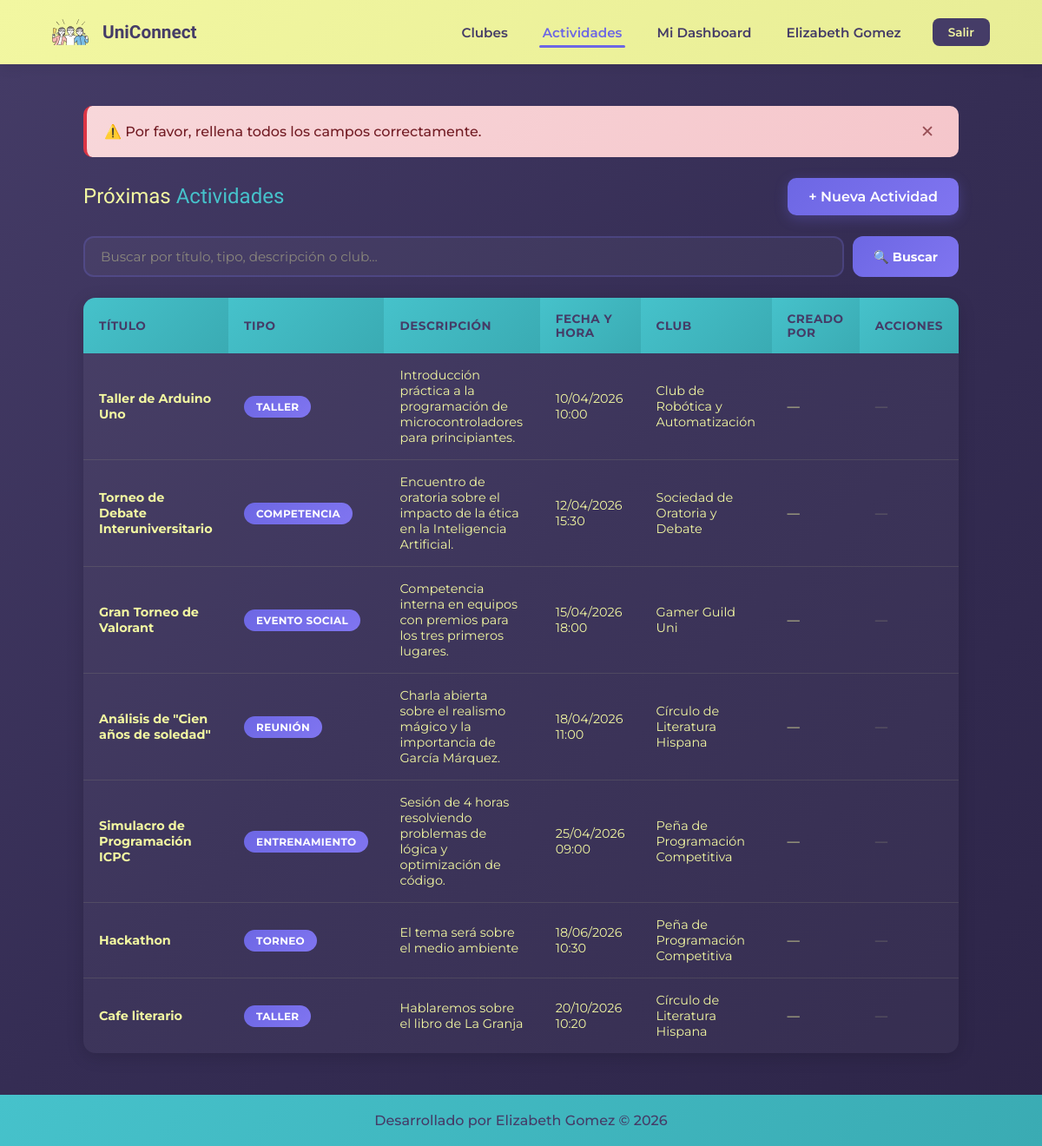
The app's page /lista_actividades.php?status=error&msg=datos_invalidos (signed in) with its own data.
### tables this page shows
CREATE TABLE `actividades` (
  `id_actividad` int(11) NOT NULL,
  `titulo` varchar(150) NOT NULL,
  `tipo_actividad` varchar(50) DEFAULT NULL,
  `descripcion_actividad` text DEFAULT NULL,
  `fecha_evento` datetime NOT NULL,
  `id_club` int(11) DEFAULT NULL,
  `id_usuario` int(11) DEFAULT NULL
);

CREATE TABLE `clubes` (
  `id_club` int(11) NOT NULL,
  `nombre_club` varchar(100) NOT NULL,
  `descripcion` text DEFAULT NULL,
  `categoria` varchar(50) DEFAULT NULL
);

### lista_actividades.php (the view, shortened to what this page needs)
<?php
include("includes/alertas.php");
$conexionbd = conectar_bd();
$id_usuario = $_SESSION['id_usuario'];
$busqueda = isset($_GET['buscar']) ? trim($_GET['buscar']) : '';
if (!empty($busqueda)) {
    $stmt = mysqli_prepare($conexionbd, "CALL sp_buscar_actividades(?)");
    mysqli_stmt_bind_param($stmt, "s", $busqueda);
    mysqli_stmt_execute($stmt);
    $resultado = mysqli_stmt_get_result($stmt);
} else {
    $query = "SELECT a.*, c.nombre_club, u.nombre as nombre_creador
              FROM actividades a
              INNER JOIN clubes c ON a.id_club = c.id_club
              LEFT JOIN usuarios u ON a.id_usuario = u.id_usuario
              ORDER BY a.fecha_evento ASC";
    $resultado = mysqli_query($conexionbd, $query);
}
?>
<!DOCTYPE html>
<html lang="es-mx">
<head>
    <link rel="stylesheet" href="./styles/style.css">
    <link rel="stylesheet" href="./styles/style_lista.css">
</head>
<body>
    <?php include("includes/header_privado.php"); ?>
    <main class="lista_contenedor">
        <?php mostrar_alerta(); ?>
        <div style="display: flex; justify-content: space-between; align-items: center; flex-wrap: wrap; gap: 15px;">
            <h2 class="presentacion_contenido_titulo" style="font-size: 1.5rem;">
                Próximas <span class="titulo-resaltar">Actividades</span>
            </h2>
            <a href="crear_actividad.php" class="boton_principal boton_nueva" id="btn-nueva-actividad">+ Nueva Actividad</a>
        </div>
        <form class="buscador_form animacion-entrada" action="lista_actividades.php" method="GET" id="form-buscar">
            <div class="buscador_campo">
                <input type="text" name="buscar" id="input-buscar"
                       placeholder="Buscar por título, tipo, descripción o club..."
                       value="<?php echo htmlspecialchars($busqueda); ?>"
                       autocomplete="off">
                <button type="submit" class="buscador_btn" id="btn-buscar">🔍 Buscar</button>
            </div>
        </form>
        <table class="tabla_actividades animacion-entrada">
            <thead>
                <tr>
                    <th>Título</th>
                    <th>Tipo</th>
                    <th>Descripción</th>
                    <th>Fecha y Hora</th>
                    <th>Club</th>
                    <th>Creado por</th>
                    <th>Acciones</th>
                </tr>
            </thead>
            <tbody>
                <?php if (mysqli_num_rows($resultado) > 0): ?>
                    <?php while($row = mysqli_fetch_assoc($resultado)): ?>
                    <tr>
                        <td><strong><?php echo htmlspecialchars($row['titulo']); ?></strong></td>
                        <td><span class="badge_tipo"><?php echo htmlspecialchars($row['tipo_actividad']); ?></span></td>
                        <td><?php echo htmlspecialchars($row['descripcion_actividad']); ?></td>
                        <td><?php echo date('d/m/Y H:i', strtotime($row['fecha_evento'])); ?></td>
                        <td><?php echo htmlspecialchars($row['nombre_club']); ?></td>
                        <td><?php echo htmlspecialchars($row['nombre_creador'] ?? '—'); ?></td>
                        <td>
                            <?php if ($row['id_usuario'] == $id_usuario): ?>
                                <div class="acciones_grupo">
                                    <a href="editar_actividad.php?id=<?php echo $row['id_actividad']; ?>"
                                       class="boton_editar"
                                       id="btn-editar-<?php echo $row['id_actividad']; ?>">
                                        ✏️ Editar
                                    </a>
                                    <a href="confirmar_eliminar.php?id=<?php echo $row['id_actividad']; ?>"
                                       class="boton_eliminar"
                                       id="btn-eliminar-<?php echo $row['id_actividad']; ?>">
                                        🗑️ Eliminar
                                    </a>
                                </div>
                            <?php else: ?>
                                <span class="texto_gris">—</span>
                            <?php endif; ?>
                        </td>
                    </tr>
                    <?php endwhile; ?>
                <?php endif; ?>
            </tbody>
        </table>
    </main>
    <?php include("includes/footer.php"); ?>
</body>
</html>

### includes/header_privado.php (shortened to what this page needs)
<header class="encabezado" id="header-principal">
    <div class="encabezado_logo">
        <img class="logo_imagen" src="assets/logo.svg" alt="Logo UniConnect">
        <a class="encabezado_menu_link logo_texto" href="index.php">UniConnect</a>
    </div>
    <nav class="encabezado_menu" id="nav-menu">
        <a class="encabezado_menu_link <?php echo basename($_SERVER['PHP_SELF']) == 'lista_clubes.php' ? 'link_activo' : ''; ?>" href="lista_clubes.php">Clubes</a>
        <a class="encabezado_menu_link <?php echo basename($_SERVER['PHP_SELF']) == 'lista_actividades.php' ? 'link_activo' : ''; ?>" href="lista_actividades.php">Actividades</a>
        <a class="encabezado_menu_link <?php echo basename($_SERVER['PHP_SELF']) == 'dashboard_estudiante.php' ? 'link_activo' : ''; ?>" href="dashboard_estudiante.php">Mi Dashboard</a>
        <a class="encabezado_menu_link <?php echo basename($_SERVER['PHP_SELF']) == 'perfil.php' ? 'link_activo' : ''; ?>" href="perfil.php">
            <?php echo htmlspecialchars($_SESSION['nombre'] ?? 'Perfil'); ?>
        </a>
        <a class="encabezado_menu_link link_salir" href="cerrar_sesion.php">Salir</a>
    </nav>
</header>

### includes/alertas.php
<?php
function mostrar_alerta() {
    if (isset($_GET['status'])) {
        $tipo = $_GET['status'];
        $msg = $_GET['msg'] ?? '';
        $mensajes = [
            'registro_exitoso' => '¡Cuenta creada exitosamente! Ahora puedes iniciar sesión.',
            'actividad_creada' => '¡Actividad publicada correctamente!',
            'membresia_unido' => '¡Te has unido al club exitosamente!',
            'membresia_salido' => 'Has salido del club.',
            'perfil_actualizado' => 'Perfil actualizado correctamente.',
            'actividad_actualizada' => '¡Actividad actualizada correctamente!',
            'campos_vacios' => 'Por favor, completa todos los campos.',
            'credenciales' => 'Email o contraseña incorrectos.',
            'email_invalido' => 'El formato del email no es válido.',
            'email_existe' => 'Este email ya está registrado.',
            'password_corta' => 'La contraseña debe tener al menos 6 caracteres.',
            'nombre_largo' => 'El nombre es demasiado largo (máximo 100 caracteres).',
            'datos_invalidos' => 'Por favor, rellena todos los campos correctamente.',
            'db_error' => 'Hubo un problema con la base de datos. Intenta de nuevo.',
            'fecha_pasada' => 'La fecha del evento no puede ser anterior a la actual.',
            'titulo_largo' => 'El título es demasiado largo (máximo 100 caracteres).',
            'desc_larga' => 'La descripción es demasiado larga (máximo 500 caracteres).',
            'club_no_existe' => 'El club seleccionado no existe.',
            'sesion_requerida' => 'Debes iniciar sesión para acceder a esta página.',
            'no_es_miembro' => 'Debes ser miembro del club para crear actividades en él.',
            'actividad_eliminada' => '¡Actividad eliminada correctamente!',
            'actividad_no_existe' => 'La actividad que intentas eliminar no existe.',
            'sin_permiso' => 'No tienes permiso para realizar esta acción. Solo el creador puede eliminar la actividad.',
        ];
        $texto = $mensajes[$msg] ?? 'Operación completada.';
        $clase = $tipo === 'success' ? 'alerta_exito' : 'alerta_error';
        $icono = $tipo === 'success' ? '✅' : '⚠️';
        echo "<div class=\"alerta $clase\" id=\"alerta-msg\">";
        echo "<span>$icono $texto</span>";
        echo "<button class=\"alerta_cerrar\" onclick=\"this.parentElement.remove()\">✕</button>";
        echo "</div>";
    }
}
?>

### includes/footer.php (shortened to what this page needs)
<footer class="pie">
    <p>Desarrollado por Elizabeth Gomez &copy; <?php echo date('Y'); ?></p>
</footer>

### styles/style.css (style rules this page uses)
:root { --color-primario:#453C67; --color-secundario:#F2F7A1; --color-terciario:#46C2CB; --color-cuaternario:#6D67E4; --fuente-montserrat:"Montserrat", sans-serif; --fuente-krona:"Krona One", sans-serif; --sombra-suave: 0 4px 20px rgba(0, 0, 0, 0.15); --sombra-elevada: 0 8px 32px rgba(0, 0, 0, 0.25); --gradiente-fondo: linear-gradient(135deg, #453C67 0%, #352d54 50%, #2d2548 100%); --transicion: 0.3s cubic-bezier(0.4, 0, 0.2, 1); }
* { padding:0; margin: 0; box-sizing: border-box; }
body { background: var(--gradiente-fondo); color: var(--color-secundario); display: flex; flex-direction: column; min-height: 100vh; font-family: var(--fuente-montserrat); }
.encabezado { padding: 16px 5%; background: linear-gradient(135deg, #F2F7A1 0%, #e8ed96 100%); display: flex; justify-content: space-between; align-items: center; box-shadow: 0 2px 15px rgba(0, 0, 0, 0.1); position: sticky; top: 0; z-index: 1000; }
.encabezado_menu { display: flex; gap: 32px; align-items: center; }
.encabezado_logo { display: flex; gap:12px; align-items: center; }
.logo_imagen { width: 42px; height: auto; transition: var(--transicion); }
.logo_texto { font-family: var(--fuente-krona) !important; font-size: 1.3rem !important; }
.encabezado_menu_link { font-family: var(--fuente-montserrat); font-weight: 600; font-size: 0.95rem; color:var(--color-primario); text-decoration: none; position: relative; padding: 8px 4px; transition: var(--transicion); }
.encabezado_menu_link::after { content: ''; position: absolute; bottom: 0; left: 0; width: 0; height: 3px; background: var(--color-cuaternario); border-radius: 2px; transition: var(--transicion); }
.encabezado_menu_link:hover::after, .encabezado_menu_link.link_activo::after { width: 100%; }
.link_activo { color: var(--color-cuaternario) !important; }
.link_salir { background: var(--color-primario); color: var(--color-secundario) !important; padding: 8px 18px !important; border-radius: 8px; font-size: 0.85rem !important; }
.link_salir::after { display: none; }
main { flex: 1; }
.presentacion_contenido_titulo { font-size: 2.25rem; font-family: var(--fuente-krona); font-weight: 400; line-height: 1.3; }
.titulo-resaltar { color:var(--color-terciario); position: relative; }
.boton_principal { background: linear-gradient(135deg, var(--color-cuaternario), #8075f0); color: white; border: none; padding: 12px 24px; border-radius: 10px; font-size: 1rem; font-family: var(--fuente-montserrat); font-weight: 600; cursor: pointer; text-decoration: none; display: inline-block; transition: var(--transicion); text-align: center; box-shadow: 0 4px 15px rgba(109, 103, 228, 0.3); }
.alerta { display: flex; align-items: center; justify-content: space-between; padding: 14px 20px; border-radius: 10px; font-family: var(--fuente-montserrat); font-weight: 500; animation: slideDown 0.4s ease; gap: 12px; }
.alerta_error { background: linear-gradient(135deg, #f8d7da, #f5c6cb); color: #721c24; border-left: 4px solid #dc3545; }
.alerta_cerrar { background: none; border: none; font-size: 1.2rem; cursor: pointer; color: inherit; opacity: 0.7; transition: var(--transicion); padding: 4px 8px; }
.pie { background: linear-gradient(135deg, var(--color-terciario), #3aabb3); color:var(--color-primario); padding: 20px; font-size: 1rem; font-family: var(--fuente-montserrat); text-align: center; font-weight: 500; }
.animacion-entrada { opacity: 0; transform: translateY(30px); transition: opacity 0.6s ease, transform 0.6s ease; }
.animacion-entrada.visible { opacity: 1; transform: translateY(0); }
@media (max-width:1200px) { .presentacion_contenido_titulo { font-size: 1.8rem; } }

### records on screen
actividades: titulo "Taller de Arduino Uno", tipo_actividad "TALLER", descripcion_actividad "Introducción práctica a la programación de microcontroladores para principiantes.", fecha_evento "10/04/2026 10:00", id_club.nombre_club "Club de Robótica y Automatización", nombre_creador "—"
actividades: titulo "Torneo de Debate Interuniversitario", tipo_actividad "COMPETENCIA", descripcion_actividad "Encuentro de oratoria sobre el impacto de la ética en la Inteligencia Artificial.", fecha_evento "12/04/2026 15:30", id_club.nombre_club "Sociedad de Oratoria y Debate", nombre_creador "—"
actividades: titulo "Gran Torneo de Valorant", tipo_actividad "EVENTO SOCIAL", descripcion_actividad "Competencia interna en equipos con premios para los tres primeros lugares.", fecha_evento "15/04/2026 18:00", id_club.nombre_club "Gamer Guild Uni", nombre_creador "—"
actividades: titulo "Análisis de \"Cien años de soledad\"", tipo_actividad "REUNIÓN", descripcion_actividad "Charla abierta sobre el realismo mágico y la importancia de García Márquez.", fecha_evento "18/04/2026 11:00", id_club.nombre_club "Círculo de Literatura Hispana", nombre_creador "—"
actividades: titulo "Simulacro de Programación ICPC", tipo_actividad "ENTRENAMIENTO", descripcion_actividad "Sesión de 4 horas resolviendo problemas de lógica y optimización de código.", fecha_evento "25/04/2026 09:00", id_club.nombre_club "Peña de Programación Competitiva", nombre_creador "—"
actividades: titulo "Hackathon", tipo_actividad "TORNEO", descripcion_actividad "El tema será sobre el medio ambiente", fecha_evento "18/06/2026 10:30", id_club.nombre_club "Peña de Programación Competitiva", nombre_creador "—"
actividades: titulo "Cafe literario", tipo_actividad "TALLER", descripcion_actividad "Hablaremos sobre el libro de La Granja", fecha_evento "20/10/2026 10:20", id_club.nombre_club "Círculo de Literatura Hispana", nombre_creador "—"

### other values on screen
$_SESSION['nombre'] "Elizabeth Gomez"
$icono "⚠️"
$texto "Por favor, rellena todos los campos correctamente."
